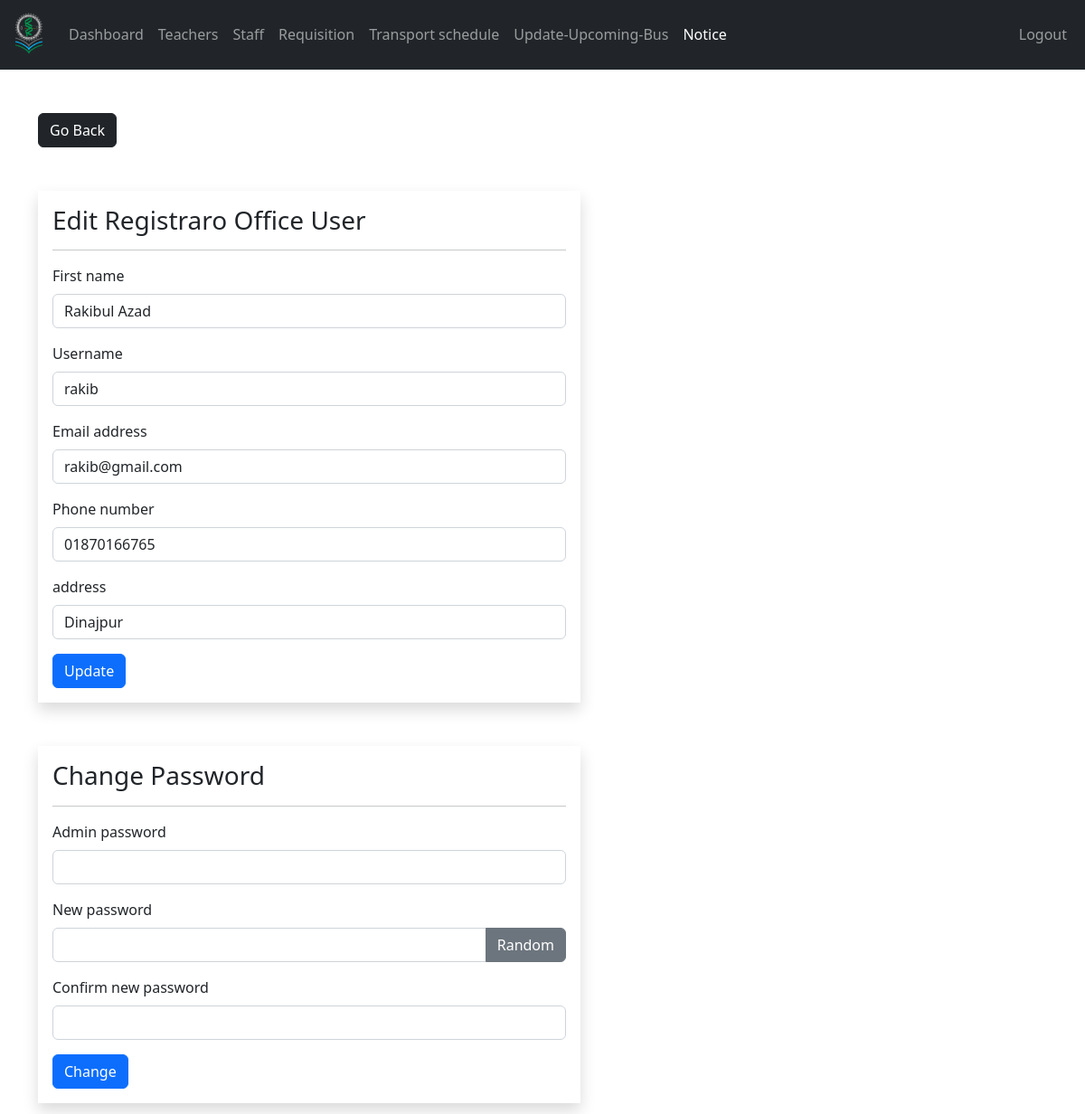
Screenshot of /admin/registrar-office-edit.php?r_user_id=4 (signed in) with the database file from the repository.
### tables this page shows
CREATE TABLE `registrar_office` (
  `r_user_id` int(11) NOT NULL,
  `title_name` varchar(200) NOT NULL,
  `section` varchar(200) NOT NULL,
  `username` varchar(127) NOT NULL,
  `password` varchar(255) NOT NULL,
  `fname` varchar(31) NOT NULL,
  `email_address` varchar(255) DEFAULT NULL,
  `phone_number` varchar(255) DEFAULT NULL,
  `address` varchar(255) DEFAULT NULL
);

### admin/data/registrar_office.php (called while the page is built, shortened)
<?php
function getR_usersById($r_user_id, $conn){
   $sql = "SELECT * FROM registrar_office
           WHERE r_user_id=?";
   $stmt = $conn->prepare($sql);
   $stmt->execute([$r_user_id]);
   if ($stmt->rowCount() == 1) {
     $teacher = $stmt->fetch();
     return $teacher;
   }else {
    return 0;
   }
}

### admin/registrar-office-edit.php (the view, shortened to what this page needs)
<?php
if (isset($_SESSION['admin_id']) &&
    isset($_SESSION['role'])     &&
    isset($_GET['r_user_id'])) {
    if ($_SESSION['role'] == 'Admin') {
       include "../DB_connection.php";
       include "data/registrar_office.php";
       $r_user_id = $_GET['r_user_id'];
       $r_user = getR_usersById($r_user_id, $conn);
 ?>
<!DOCTYPE html>
<html lang="en">
<head>
	<link rel="stylesheet" href="https://cdn.jsdelivr.net/npm/bootstrap@5.2.0/dist/css/bootstrap.min.css">
	<link rel="stylesheet" href="../css/style.css">
  <link rel="stylesheet" href="https://cdnjs.cloudflare.com/ajax/libs/font-awesome/4.7.0/css/font-awesome.min.css">
</head>
<body>
    <?php
        include "inc/navbar.php";
     ?>
     <div class="container mt-5">
        <a href="registrar-office.php"
           class="btn btn-dark">Go Back</a>
        <form method="post"
              class="shadow p-3 mt-5 form-w"
              action="req/registrar-office-edit.php">
        <h3>Edit Registraro Office User</h3><hr>
        <div class="mb-3">
          <label class="form-label">First name</label>
          <input type="text"
                 class="form-control"
                 value="<?=$r_user['fname']?>"
                 name="fname">
        </div>
        <div class="mb-3">
          <label class="form-label">Username</label>
          <input type="text"
                 class="form-control"
                 value="<?=$r_user['username']?>"
                 name="username">
        </div>
        <div class="mb-3">
          <label class="form-label">Email address</label>
          <input type="text"
                 class="form-control"
                 value="<?=$r_user['email_address']?>"
                 name="email_address">
        </div>
        <div class="mb-3">
          <label class="form-label">Phone number</label>
          <input type="text"
                 class="form-control"
                 value="<?=$r_user['phone_number']?>"
                 name="phone_number">
        </div>
        <div class="mb-3">
          <label class="form-label">address</label>
          <input type="text"
                 class="form-control"
                 value="<?=$r_user['address']?>"
                 name="address">
        </div>
      <button type="submit"
              class="btn btn-primary">
              Update</button>
     </form>
     <form method="post"
              class="shadow p-3 my-5 form-w"
              action="req/registrar-office-change.php"
              id="change_password">
        <h3>Change Password</h3><hr>
       <div class="mb-3">
            <div class="mb-3">
            <label class="form-label">Admin password</label>
                <input type="password"
                       class="form-control"
                       name="admin_pass">
          </div>
            <label class="form-label">New password </label>
            <div class="input-group mb-3">
                <input type="text"
                       class="form-control"
                       name="new_pass"
                       id="passInput">
                <button class="btn btn-secondary"
                        id="gBtn">
                        Random</button>
            </div>
          </div>
          <div class="mb-3">
            <label class="form-label">Confirm new password  </label>
                <input type="text"
                       class="form-control"
                       name="c_new_pass"
                       id="passInput2">
          </div>
          <button type="submit"
              class="btn btn-primary">
              Change</button>
        </form>
     </div>
</body>
</html>
<?php
  }else {
    header("Location: teacher.php");
    exit;
  }
}else {
	header("Location: teacher.php");
	exit;
}
?>

### css/style.css (style rules this page uses)
.form-w { max-width: 600px; width: 100%; }

### rows the page displays
registrar_office: fname "Rakibul Azad", username "rakib", email_address "rakib@gmail.com", phone_number "01870166765", address "Dinajpur"
